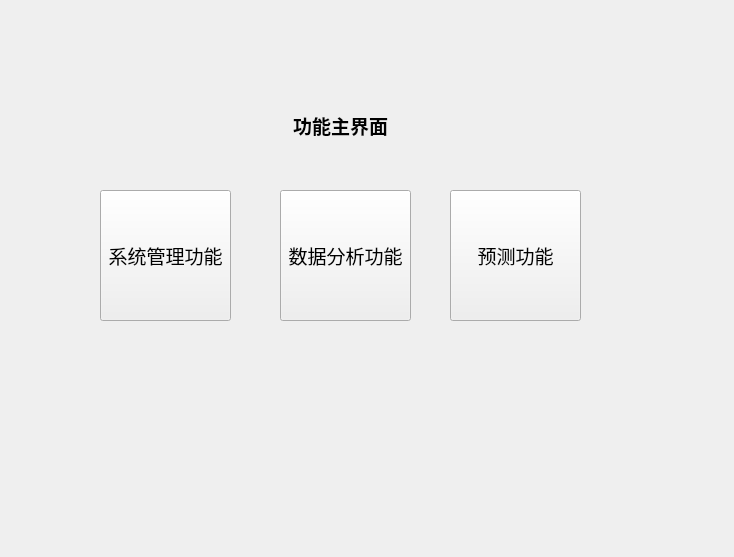
<?xml version="1.0" encoding="UTF-8"?>
<ui version="4.0">
 <class>gongn</class>
 <widget class="QWidget" name="gongn">
  <property name="geometry">
   <rect>
    <x>0</x>
    <y>0</y>
    <width>734</width>
    <height>557</height>
   </rect>
  </property>
  <property name="minimumSize">
   <size>
    <width>734</width>
    <height>557</height>
   </size>
  </property>
  <property name="maximumSize">
   <size>
    <width>734</width>
    <height>557</height>
   </size>
  </property>
  <property name="font">
   <font>
    <family>宋体</family>
    <pointsize>14</pointsize>
   </font>
  </property>
  <property name="windowTitle">
   <string/>
  </property>
  <widget class="QPushButton" name="XTpB">
   <property name="geometry">
    <rect>
     <x>100</x>
     <y>190</y>
     <width>131</width>
     <height>131</height>
    </rect>
   </property>
   <property name="text">
    <string>系统管理功能</string>
   </property>
  </widget>
  <widget class="QPushButton" name="SJpB">
   <property name="geometry">
    <rect>
     <x>280</x>
     <y>190</y>
     <width>131</width>
     <height>131</height>
    </rect>
   </property>
   <property name="text">
    <string>数据分析功能</string>
   </property>
  </widget>
  <widget class="QPushButton" name="YCpB">
   <property name="geometry">
    <rect>
     <x>450</x>
     <y>190</y>
     <width>131</width>
     <height>131</height>
    </rect>
   </property>
   <property name="text">
    <string>预测功能</string>
   </property>
  </widget>
  <widget class="QLabel" name="label">
   <property name="geometry">
    <rect>
     <x>100</x>
     <y>80</y>
     <width>481</width>
     <height>91</height>
    </rect>
   </property>
   <property name="text">
    <string>&lt;html&gt;&lt;head/&gt;&lt;body&gt;&lt;p align=&quot;center&quot;&gt;&lt;span style=&quot; font-weight:700;&quot;&gt;功能主界面&lt;/span&gt;&lt;/p&gt;&lt;/body&gt;&lt;/html&gt;</string>
   </property>
  </widget>
 </widget>
 <resources/>
 <connections/>
</ui>
